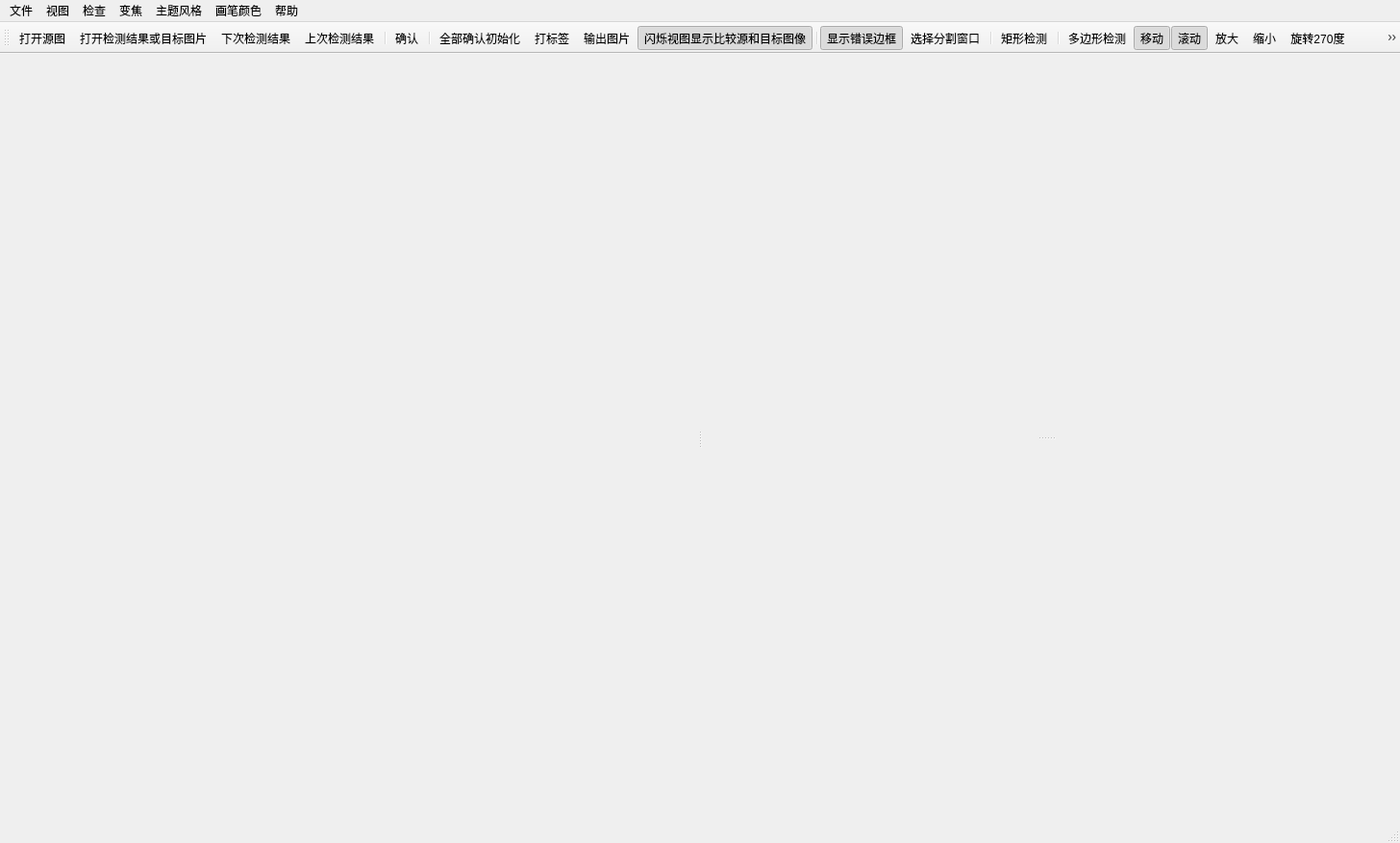
<?xml version="1.0" encoding="UTF-8"?>
<ui version="4.0">
 <class>MainWindow</class>
 <widget class="QMainWindow" name="MainWindow">
  <property name="geometry">
   <rect>
    <x>0</x>
    <y>0</y>
    <width>1456</width>
    <height>877</height>
   </rect>
  </property>
  <property name="minimumSize">
   <size>
    <width>900</width>
    <height>652</height>
   </size>
  </property>
  <property name="windowTitle">
   <string>MainWindow</string>
  </property>
  <widget class="QWidget" name="centralWidget">
   <layout class="QVBoxLayout" name="verticalLayout">
    <item>
     <widget class="QSplitter" name="splitterFirst">
      <property name="orientation">
       <enum>Qt::Horizontal</enum>
      </property>
      <widget class="QLabel" name="labelSourceImage">
       <property name="text">
        <string/>
       </property>
      </widget>
      <widget class="QSplitter" name="splitterSecond">
       <property name="orientation">
        <enum>Qt::Vertical</enum>
       </property>
       <widget class="QLabel" name="labelResultImage">
        <property name="text">
         <string/>
        </property>
       </widget>
       <widget class="QLabel" name="labelTargetImage">
        <property name="text">
         <string/>
        </property>
       </widget>
      </widget>
     </widget>
    </item>
   </layout>
  </widget>
  <widget class="QMenuBar" name="menuBar">
   <property name="geometry">
    <rect>
     <x>0</x>
     <y>0</y>
     <width>1456</width>
     <height>22</height>
    </rect>
   </property>
   <widget class="QMenu" name="menu">
    <property name="title">
     <string>文件</string>
    </property>
    <addaction name="actionOpenImage"/>
    <addaction name="actionOpenResult"/>
    <addaction name="actionOpenNextResult"/>
    <addaction name="actionOpenLastResult"/>
    <addaction name="actionExit"/>
   </widget>
   <widget class="QMenu" name="menu_7">
    <property name="title">
     <string>视图</string>
    </property>
    <addaction name="actionTool"/>
    <addaction name="actionAddTag"/>
   </widget>
   <widget class="QMenu" name="menu_8">
    <property name="title">
     <string>检查</string>
    </property>
    <addaction name="actionSaveResult"/>
   </widget>
   <widget class="QMenu" name="menu_11">
    <property name="title">
     <string>变焦</string>
    </property>
    <addaction name="actionZoomIn"/>
    <addaction name="actionZoomOut"/>
   </widget>
   <widget class="QMenu" name="menu_14">
    <property name="title">
     <string>主题风格</string>
    </property>
    <addaction name="actionBlue"/>
    <addaction name="actionLight"/>
    <addaction name="actionGray"/>
   </widget>
   <widget class="QMenu" name="menu_15">
    <property name="title">
     <string>帮助</string>
    </property>
    <addaction name="actionVersion"/>
   </widget>
   <widget class="QMenu" name="menu_10">
    <property name="title">
     <string>画笔颜色</string>
    </property>
    <addaction name="actionRedColor"/>
    <addaction name="actionChengColor"/>
    <addaction name="actionYellowColor"/>
    <addaction name="actionGreenColor"/>
    <addaction name="actionCyanColor"/>
    <addaction name="actionBlueColor"/>
    <addaction name="actionPurpleColor"/>
   </widget>
   <addaction name="menu"/>
   <addaction name="menu_7"/>
   <addaction name="menu_8"/>
   <addaction name="menu_11"/>
   <addaction name="menu_14"/>
   <addaction name="menu_10"/>
   <addaction name="menu_15"/>
  </widget>
  <widget class="QToolBar" name="mainToolBar">
   <attribute name="toolBarArea">
    <enum>TopToolBarArea</enum>
   </attribute>
   <attribute name="toolBarBreak">
    <bool>false</bool>
   </attribute>
   <addaction name="actionOpenImage"/>
   <addaction name="actionOpenResult"/>
   <addaction name="actionOpenNextResult"/>
   <addaction name="actionOpenLastResult"/>
   <addaction name="separator"/>
   <addaction name="actionConfirmCompare"/>
   <addaction name="separator"/>
   <addaction name="actionSureInitAll"/>
   <addaction name="actionAddTag"/>
   <addaction name="actionOutPutImage"/>
   <addaction name="actionBlink"/>
   <addaction name="separator"/>
   <addaction name="actionShowErrorRect"/>
   <addaction name="actionChoseWidget"/>
   <addaction name="separator"/>
   <addaction name="actionSetError"/>
   <addaction name="separator"/>
   <addaction name="actionSetImportantError"/>
   <addaction name="actionMove"/>
   <addaction name="actionRool"/>
   <addaction name="actionZoomIn"/>
   <addaction name="actionZoomOut"/>
   <addaction name="actionRotate270"/>
   <addaction name="actionRotate90"/>
   <addaction name="actionCyan"/>
   <addaction name="actionMagenta"/>
   <addaction name="actionYellow"/>
   <addaction name="actionBlack"/>
   <addaction name="actionVersion"/>
   <addaction name="actionExit"/>
  </widget>
  <widget class="QStatusBar" name="statusBar"/>
  <action name="actionOpenImage">
   <property name="icon">
    <iconset resource="res.qrc">
     <normaloff>:/image/res/open_souce.png</normaloff>:/image/res/open_souce.png</iconset>
   </property>
   <property name="text">
    <string>打开源图</string>
   </property>
   <property name="toolTip">
    <string>打开源图</string>
   </property>
  </action>
  <action name="actionOpenResult">
   <property name="icon">
    <iconset resource="res.qrc">
     <normaloff>:/image/res/open1.png</normaloff>:/image/res/open1.png</iconset>
   </property>
   <property name="text">
    <string>打开检测结果或目标图片</string>
   </property>
   <property name="toolTip">
    <string>打开检测结果或目标图片</string>
   </property>
  </action>
  <action name="actionOpenNextResult">
   <property name="icon">
    <iconset resource="res.qrc">
     <normaloff>:/image/res/open2.png</normaloff>:/image/res/open2.png</iconset>
   </property>
   <property name="text">
    <string>下次检测结果</string>
   </property>
  </action>
  <action name="actionOpenLastResult">
   <property name="icon">
    <iconset resource="res.qrc">
     <normaloff>:/image/res/open3.png</normaloff>:/image/res/open3.png</iconset>
   </property>
   <property name="text">
    <string>上次检测结果</string>
   </property>
  </action>
  <action name="actionExit">
   <property name="icon">
    <iconset resource="res.qrc">
     <normaloff>:/image/res/logout.png</normaloff>:/image/res/logout.png</iconset>
   </property>
   <property name="text">
    <string>退出</string>
   </property>
  </action>
  <action name="actionTool">
   <property name="checkable">
    <bool>true</bool>
   </property>
   <property name="checked">
    <bool>true</bool>
   </property>
   <property name="icon">
    <iconset resource="res.qrc">
     <normaloff>:/image/res/toolbar.png</normaloff>:/image/res/toolbar.png</iconset>
   </property>
   <property name="text">
    <string>工具条</string>
   </property>
  </action>
  <action name="actionAddTag">
   <property name="icon">
    <iconset resource="res.qrc">
     <normaloff>:/image/res/stamps.png</normaloff>:/image/res/stamps.png</iconset>
   </property>
   <property name="text">
    <string>打标签</string>
   </property>
  </action>
  <action name="actionSaveResult">
   <property name="icon">
    <iconset resource="res.qrc">
     <normaloff>:/image/res/filesave.png</normaloff>:/image/res/filesave.png</iconset>
   </property>
   <property name="text">
    <string>保存检查结果</string>
   </property>
  </action>
  <action name="actionZoomIn">
   <property name="checkable">
    <bool>true</bool>
   </property>
   <property name="icon">
    <iconset resource="res.qrc">
     <normaloff>:/image/res/zoom_in.png</normaloff>:/image/res/zoom_in.png</iconset>
   </property>
   <property name="text">
    <string>放大</string>
   </property>
  </action>
  <action name="actionZoomOut">
   <property name="checkable">
    <bool>true</bool>
   </property>
   <property name="icon">
    <iconset resource="res.qrc">
     <normaloff>:/image/res/zoom_out.png</normaloff>:/image/res/zoom_out.png</iconset>
   </property>
   <property name="text">
    <string>缩小</string>
   </property>
  </action>
  <action name="actionBlue">
   <property name="icon">
    <iconset resource="res.qrc">
     <normaloff>:/image/res/color.png</normaloff>:/image/res/color.png</iconset>
   </property>
   <property name="text">
    <string>蓝</string>
   </property>
  </action>
  <action name="actionLight">
   <property name="icon">
    <iconset resource="res.qrc">
     <normaloff>:/image/res/light.png</normaloff>:/image/res/light.png</iconset>
   </property>
   <property name="text">
    <string>亮</string>
   </property>
  </action>
  <action name="actionGray">
   <property name="icon">
    <iconset resource="res.qrc">
     <normaloff>:/image/res/black.png</normaloff>:/image/res/black.png</iconset>
   </property>
   <property name="text">
    <string>暗</string>
   </property>
  </action>
  <action name="actionVersion">
   <property name="icon">
    <iconset resource="res.qrc">
     <normaloff>:/image/res/question.png</normaloff>:/image/res/question.png</iconset>
   </property>
   <property name="text">
    <string>版本信息</string>
   </property>
  </action>
  <action name="actionConfirmCompare">
   <property name="icon">
    <iconset resource="res.qrc">
     <normaloff>:/image/res/red3.png</normaloff>:/image/res/red3.png</iconset>
   </property>
   <property name="text">
    <string>确认</string>
   </property>
   <property name="toolTip">
    <string>确认</string>
   </property>
  </action>
  <action name="actionSureInitAll">
   <property name="icon">
    <iconset resource="res.qrc">
     <normaloff>:/image/res/initialAllConfirm.png</normaloff>:/image/res/initialAllConfirm.png</iconset>
   </property>
   <property name="text">
    <string>全部确认初始化</string>
   </property>
   <property name="toolTip">
    <string>全部确认初始化</string>
   </property>
  </action>
  <action name="actionOutPutImage">
   <property name="icon">
    <iconset resource="res.qrc">
     <normaloff>:/image/res/outputPrintImg.png</normaloff>:/image/res/outputPrintImg.png</iconset>
   </property>
   <property name="text">
    <string>输出图片</string>
   </property>
   <property name="toolTip">
    <string>输出图片</string>
   </property>
  </action>
  <action name="actionBlink">
   <property name="checkable">
    <bool>true</bool>
   </property>
   <property name="checked">
    <bool>true</bool>
   </property>
   <property name="icon">
    <iconset resource="res.qrc">
     <normaloff>:/image/res/blinkView.png</normaloff>:/image/res/blinkView.png</iconset>
   </property>
   <property name="text">
    <string>闪烁视图显示比较源和目标图像</string>
   </property>
   <property name="toolTip">
    <string>闪烁视图显示比较源和目标图像</string>
   </property>
  </action>
  <action name="actionShowErrorRect">
   <property name="checkable">
    <bool>true</bool>
   </property>
   <property name="checked">
    <bool>true</bool>
   </property>
   <property name="icon">
    <iconset resource="res.qrc">
     <normaloff>:/image/res/dd.png</normaloff>:/image/res/dd.png</iconset>
   </property>
   <property name="text">
    <string>显示错误边框</string>
   </property>
   <property name="toolTip">
    <string>显示错误边框</string>
   </property>
  </action>
  <action name="actionChoseWidget">
   <property name="checkable">
    <bool>false</bool>
   </property>
   <property name="icon">
    <iconset resource="res.qrc">
     <normaloff>:/image/res/switchSplitWindow.png</normaloff>:/image/res/switchSplitWindow.png</iconset>
   </property>
   <property name="text">
    <string>选择分割窗口</string>
   </property>
   <property name="toolTip">
    <string>选择分割窗口</string>
   </property>
  </action>
  <action name="actionMove">
   <property name="checkable">
    <bool>true</bool>
   </property>
   <property name="checked">
    <bool>true</bool>
   </property>
   <property name="icon">
    <iconset resource="res.qrc">
     <normaloff>:/image/res/finger.png</normaloff>:/image/res/finger.png</iconset>
   </property>
   <property name="text">
    <string>移动</string>
   </property>
   <property name="toolTip">
    <string>移动</string>
   </property>
  </action>
  <action name="actionRool">
   <property name="checkable">
    <bool>true</bool>
   </property>
   <property name="checked">
    <bool>true</bool>
   </property>
   <property name="icon">
    <iconset resource="res.qrc">
     <normaloff>:/image/res/sign-down.png</normaloff>:/image/res/sign-down.png</iconset>
   </property>
   <property name="text">
    <string>滚动</string>
   </property>
   <property name="toolTip">
    <string>滚动</string>
   </property>
  </action>
  <action name="actionRotate270">
   <property name="icon">
    <iconset resource="res.qrc">
     <normaloff>:/image/res/rotation.png</normaloff>:/image/res/rotation.png</iconset>
   </property>
   <property name="text">
    <string>旋转270度</string>
   </property>
   <property name="toolTip">
    <string>旋转270度</string>
   </property>
  </action>
  <action name="actionRotate90">
   <property name="icon">
    <iconset resource="res.qrc">
     <normaloff>:/image/res/rotate-right.png</normaloff>:/image/res/rotate-right.png</iconset>
   </property>
   <property name="text">
    <string>旋转90度</string>
   </property>
  </action>
  <action name="actionCyan">
   <property name="checkable">
    <bool>true</bool>
   </property>
   <property name="checked">
    <bool>true</bool>
   </property>
   <property name="icon">
    <iconset resource="res.qrc">
     <normaloff>:/image/res/cyan.png</normaloff>:/image/res/cyan.png</iconset>
   </property>
   <property name="text">
    <string>青色</string>
   </property>
   <property name="toolTip">
    <string>青色</string>
   </property>
  </action>
  <action name="actionMagenta">
   <property name="checkable">
    <bool>true</bool>
   </property>
   <property name="checked">
    <bool>true</bool>
   </property>
   <property name="icon">
    <iconset resource="res.qrc">
     <normaloff>:/image/res/magenta.png</normaloff>:/image/res/magenta.png</iconset>
   </property>
   <property name="text">
    <string>品红色</string>
   </property>
   <property name="toolTip">
    <string>品红色</string>
   </property>
  </action>
  <action name="actionYellow">
   <property name="checkable">
    <bool>true</bool>
   </property>
   <property name="checked">
    <bool>true</bool>
   </property>
   <property name="icon">
    <iconset resource="res.qrc">
     <normaloff>:/image/res/yellow.png</normaloff>:/image/res/yellow.png</iconset>
   </property>
   <property name="text">
    <string>黄色</string>
   </property>
   <property name="toolTip">
    <string>黄色</string>
   </property>
  </action>
  <action name="actionBlack">
   <property name="checkable">
    <bool>true</bool>
   </property>
   <property name="checked">
    <bool>true</bool>
   </property>
   <property name="icon">
    <iconset resource="res.qrc">
     <normaloff>:/image/res/white.png</normaloff>:/image/res/white.png</iconset>
   </property>
   <property name="text">
    <string>黑色</string>
   </property>
   <property name="toolTip">
    <string>黑色</string>
   </property>
  </action>
  <action name="actionSetImportantError">
   <property name="checkable">
    <bool>true</bool>
   </property>
   <property name="icon">
    <iconset resource="res.qrc">
     <normaloff>:/image/res/more.png</normaloff>:/image/res/more.png</iconset>
   </property>
   <property name="text">
    <string>多边形检测</string>
   </property>
   <property name="toolTip">
    <string>多边形检测</string>
   </property>
  </action>
  <action name="actionSetError">
   <property name="checkable">
    <bool>true</bool>
   </property>
   <property name="icon">
    <iconset resource="res.qrc">
     <normaloff>:/image/res/rect.png</normaloff>:/image/res/rect.png</iconset>
   </property>
   <property name="text">
    <string>矩形检测</string>
   </property>
   <property name="toolTip">
    <string>矩形检测</string>
   </property>
  </action>
  <action name="actionRedColor">
   <property name="checkable">
    <bool>true</bool>
   </property>
   <property name="checked">
    <bool>true</bool>
   </property>
   <property name="icon">
    <iconset resource="res.qrc">
     <normaloff>:/image/res/red.png</normaloff>:/image/res/red.png</iconset>
   </property>
   <property name="text">
    <string>红色</string>
   </property>
  </action>
  <action name="actionChengColor">
   <property name="checkable">
    <bool>true</bool>
   </property>
   <property name="icon">
    <iconset resource="res.qrc">
     <normaloff>:/image/res/cheng.png</normaloff>:/image/res/cheng.png</iconset>
   </property>
   <property name="text">
    <string>橙色</string>
   </property>
  </action>
  <action name="actionYellowColor">
   <property name="checkable">
    <bool>true</bool>
   </property>
   <property name="icon">
    <iconset resource="res.qrc">
     <normaloff>:/image/res/huang.png</normaloff>:/image/res/huang.png</iconset>
   </property>
   <property name="text">
    <string>黄色</string>
   </property>
  </action>
  <action name="actionGreenColor">
   <property name="checkable">
    <bool>true</bool>
   </property>
   <property name="icon">
    <iconset resource="res.qrc">
     <normaloff>:/image/res/green.png</normaloff>:/image/res/green.png</iconset>
   </property>
   <property name="text">
    <string>绿色</string>
   </property>
  </action>
  <action name="actionCyanColor">
   <property name="checkable">
    <bool>true</bool>
   </property>
   <property name="icon">
    <iconset resource="res.qrc">
     <normaloff>:/image/res/qing.png</normaloff>:/image/res/qing.png</iconset>
   </property>
   <property name="text">
    <string>青色</string>
   </property>
  </action>
  <action name="actionBlueColor">
   <property name="checkable">
    <bool>true</bool>
   </property>
   <property name="icon">
    <iconset resource="res.qrc">
     <normaloff>:/image/res/blue.png</normaloff>:/image/res/blue.png</iconset>
   </property>
   <property name="text">
    <string>蓝色</string>
   </property>
  </action>
  <action name="actionPurpleColor">
   <property name="checkable">
    <bool>true</bool>
   </property>
   <property name="icon">
    <iconset resource="res.qrc">
     <normaloff>:/image/res/purplr.png</normaloff>:/image/res/purplr.png</iconset>
   </property>
   <property name="text">
    <string>紫色</string>
   </property>
  </action>
 </widget>
 <layoutdefault spacing="6" margin="11"/>
 <resources>
  <include location="res.qrc"/>
 </resources>
 <connections/>
</ui>
